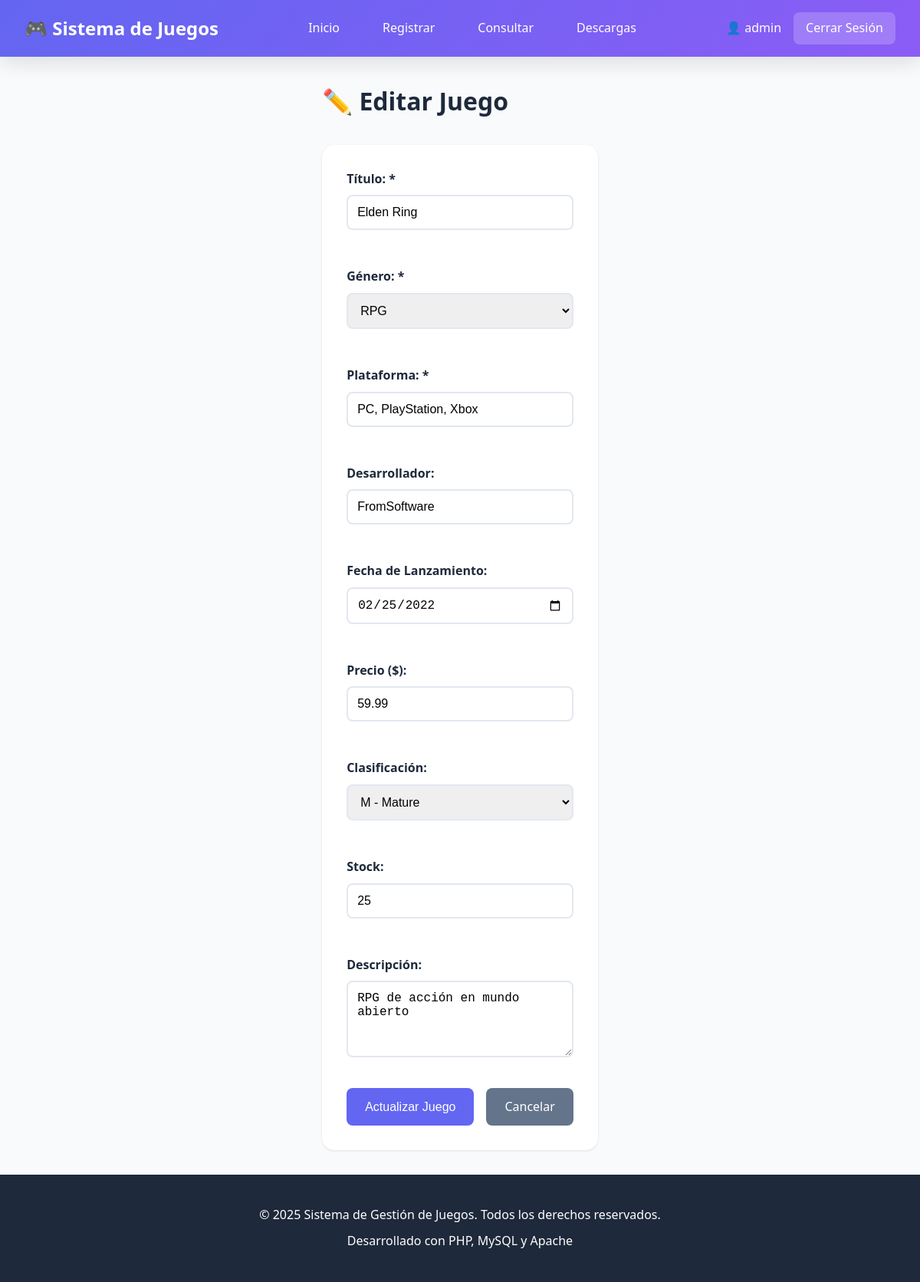
/editar.php?id=4 (signed in), run on the app's committed database.
### tables this page shows
CREATE TABLE IF NOT EXISTS juegos (
    id_juego INT AUTO_INCREMENT PRIMARY KEY,
    titulo VARCHAR(150) NOT NULL,
    genero VARCHAR(50) NOT NULL,
    plataforma VARCHAR(100) NOT NULL,
    desarrollador VARCHAR(100),
    fecha_lanzamiento DATE,
    precio DECIMAL(10, 2) DEFAULT 0.00,
    clasificacion VARCHAR(10),
    descripcion TEXT,
    stock INT DEFAULT 0,
    imagen_url VARCHAR(255),
    fecha_registro TIMESTAMP DEFAULT CURRENT_TIMESTAMP,
    fecha_actualizacion TIMESTAMP DEFAULT CURRENT_TIMESTAMP ON UPDATE CURRENT_TIMESTAMP,
    INDEX idx_titulo (titulo),
    INDEX idx_genero (genero),
    INDEX idx_plataforma (plataforma)
);

### editar.php (the view, shortened to what this page needs)
<?php
require_once 'config.php';
$id_juego = isset($_GET['id']) ? intval($_GET['id']) : 0;
$sql = "SELECT * FROM juegos WHERE id_juego = ?";
$stmt = $conn->prepare($sql);
$stmt->bind_param("i", $id_juego);
$stmt->execute();
$resultado = $stmt->get_result();
$juego = $resultado->fetch_assoc();
?>
<!DOCTYPE html>
<html lang="es">
<head>
    <link rel="stylesheet" href="css/styles.css">
</head>
<body>
    <?php include 'includes/header.php'; ?>
    <div class="container">
        <h1>✏️ Editar Juego</h1>
        <div class="form-container">
            <form method="POST" action="">
                <div class="form-row">
                    <div class="form-group">
                        <label for="titulo">Título: *</label>
                        <input type="text" id="titulo" name="titulo" value="<?php echo htmlspecialchars($juego['titulo']); ?>" required>
                    </div>
                    <div class="form-group">
                        <label for="genero">Género: *</label>
                        <select id="genero" name="genero" required>
                            <?php
                            $generos = ['Acción', 'Aventura', 'RPG', 'Deportes', 'Shooter', 'Estrategia', 'Simulación', 'Plataformas', 'Sandbox', 'Terror'];
                            foreach ($generos as $gen) {
                                $selected = ($juego['genero'] === $gen) ? 'selected' : '';
                                echo "<option value='$gen' $selected>$gen</option>";
                            }
                            ?>
                        </select>
                    </div>
                </div>
                <div class="form-row">
                    <div class="form-group">
                        <label for="plataforma">Plataforma: *</label>
                        <input type="text" id="plataforma" name="plataforma" value="<?php echo htmlspecialchars($juego['plataforma']); ?>" required>
                    </div>
                    <div class="form-group">
                        <label for="desarrollador">Desarrollador:</label>
                        <input type="text" id="desarrollador" name="desarrollador" value="<?php echo htmlspecialchars($juego['desarrollador']); ?>">
                    </div>
                </div>
                <div class="form-row">
                    <div class="form-group">
                        <label for="fecha_lanzamiento">Fecha de Lanzamiento:</label>
                        <input type="date" id="fecha_lanzamiento" name="fecha_lanzamiento" value="<?php echo $juego['fecha_lanzamiento']; ?>">
                    </div>
                    <div class="form-group">
                        <label for="precio">Precio ($):</label>
                        <input type="number" id="precio" name="precio" step="0.01" min="0" value="<?php echo $juego['precio']; ?>">
                    </div>
                </div>
                <div class="form-row">
                    <div class="form-group">
                        <label for="clasificacion">Clasificación:</label>
                        <select id="clasificacion" name="clasificacion">
                            <?php
                            $clasificaciones = ['E' => 'E - Everyone', 'E10+' => 'E10+ - Everyone 10+', 'T' => 'T - Teen', 'M' => 'M - Mature', 'AO' => 'AO - Adults Only'];
                            foreach ($clasificaciones as $key => $value) {
                                $selected = ($juego['clasificacion'] === $key) ? 'selected' : '';
                                echo "<option value='$key' $selected>$value</option>";
                            }
                            ?>
                        </select>
                    </div>
                    <div class="form-group">
                        <label for="stock">Stock:</label>
                        <input type="number" id="stock" name="stock" min="0" value="<?php echo $juego['stock']; ?>">
                    </div>
                </div>
                <div class="form-group">
                    <label for="descripcion">Descripción:</label>
                    <textarea id="descripcion" name="descripcion" rows="4"><?php echo htmlspecialchars($juego['descripcion']); ?></textarea>
                </div>
                <div class="form-actions">
                    <button type="submit" class="btn btn-primary">Actualizar Juego</button>
                    <a href="consultas.php" class="btn btn-secondary">Cancelar</a>
                </div>
            </form>
        </div>
    </div>
    <?php include 'includes/footer.php'; ?>
</body>
</html>

### css/styles.css (style rules this page uses)
* { margin: 0; padding: 0; box-sizing: border-box; }
:root { --primary-color: #6366f1; --primary-dark: #4f46e5; --secondary-color: #8b5cf6; --success-color: #10b981; --error-color: #ef4444; --warning-color: #f59e0b; --bg-color: #f8fafc; --card-bg: #ffffff; --text-color: #1e293b; --text-light: #64748b; --border-color: #e2e8f0; --shadow: 0 1px 3px rgba(0, 0, 0, 0.1); --shadow-lg: 0 10px 25px rgba(0, 0, 0, 0.1); }
body { font-family: 'Segoe UI', Tahoma, Geneva, Verdana, sans-serif; background-color: var(--bg-color); color: var(--text-color); line-height: 1.6; min-height: 100vh; display: flex; flex-direction: column; }
.container { max-width: 1200px; margin: 2rem auto; padding: 0 2rem; flex: 1; }
.form-container { background: var(--card-bg); padding: 2rem; border-radius: 1rem; box-shadow: var(--shadow); margin-top: 2rem; }
.form-row { display: grid; grid-template-columns: repeat(auto-fit, minmax(250px, 1fr)); gap: 1.5rem; margin-bottom: 1.5rem; }
.form-group { margin-bottom: 1.5rem; }
.form-group label { display: block; margin-bottom: 0.5rem; font-weight: 600; color: var(--text-color); }
.form-group input, .form-group select, .form-group textarea { width: 100%; padding: 0.75rem; border: 2px solid var(--border-color); border-radius: 0.5rem; font-size: 1rem; transition: border-color 0.3s; }
.form-actions { display: flex; gap: 1rem; margin-top: 2rem; }
.btn { padding: 0.75rem 1.5rem; border: none; border-radius: 0.5rem; font-size: 1rem; cursor: pointer; text-decoration: none; display: inline-block; transition: all 0.3s; }
.btn-primary { background: var(--primary-color); color: white; }
.btn-secondary { background: var(--text-light); color: white; }

### data on the page
juegos: titulo "Elden Ring", plataforma "PC, PlayStation, Xbox", desarrollador "FromSoftware", fecha_lanzamiento "02/25/2022", precio "59.99", stock "25", descripcion "RPG de acción en mundo abierto"

### other printed values
$_SESSION['nombre_usuario'] "admin"
form field genero "RPG"
form field clasificacion "M - Mature"
